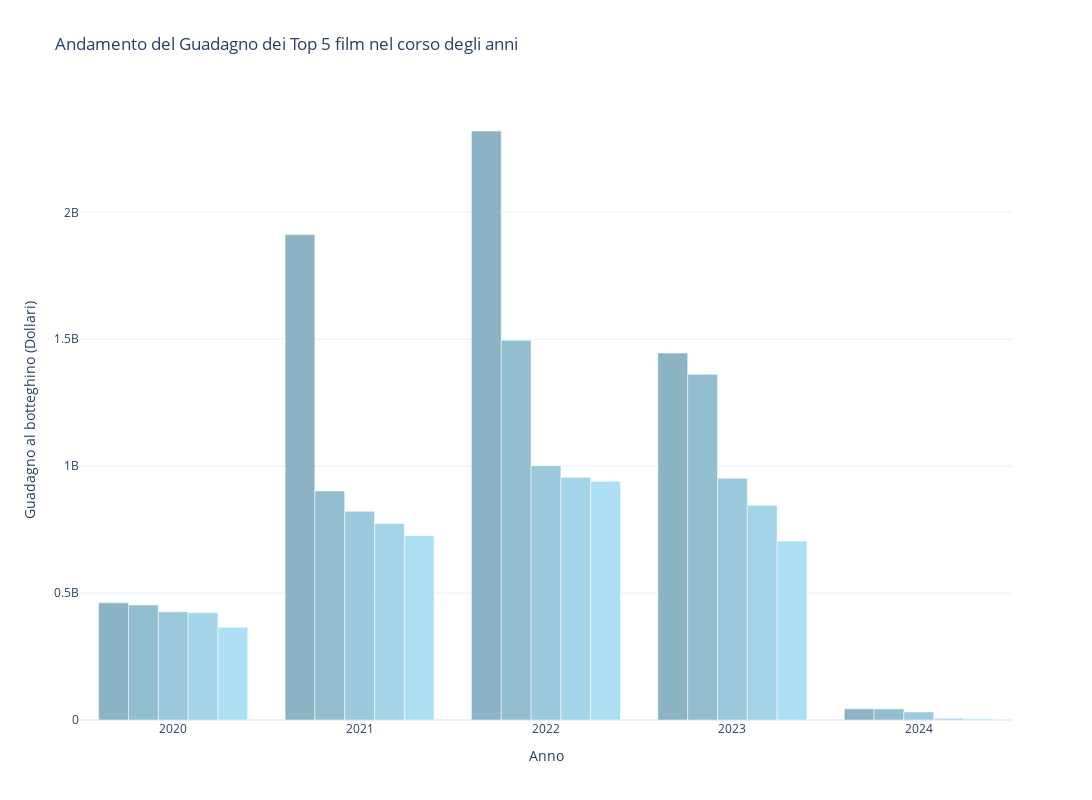

Notebook code for this chart:
### Code cell
import pandas as pd
import plotly.graph_objects as go
import re

# Soppressione degli avvertimenti
import warnings
warnings.simplefilter(action='ignore', category=FutureWarning)

def plot_top_movies_trends(selected_ranks, start_year, end_year):
    top_movies_data = []

    for year in range(start_year, end_year + 1):
        file_path = f'../csv_guadagni/ranking_summary_{year}.csv'

        try:
            df_data = pd.read_csv(file_path)
            df_data['worldwide'] = df_data['worldwide'].replace('[\$,]', '', regex=True).astype(float)
            df_data = df_data.sort_values(by='worldwide', ascending=False)

            match = re.search(r'_(\d{4})\.csv', file_path)
            if match:
                plot_year = int(match.group(1))
            else:
                plot_year = None

            for index, row in df_data.head(5).iterrows():
                if row['rank'] in selected_ranks:
                    top_movies_data.append({'Year': plot_year, 'Earnings': row['worldwide'],
                                            'Title': row['title'], 'Rank': row['rank']})
        except FileNotFoundError:
            print(f"File not found for year {year}")
            continue

    top_movies_df = pd.DataFrame(top_movies_data)
    top_movies_df = top_movies_df.sort_values(by=['Year', 'Rank'])

    # Definisci una lista di colori pastello personalizzati
    pastel_colors = ['#8bb3c4', '#93bed0', '#9cc9dc', '#a4d4e8', '#addff4']
    rank_labels = {1: 'Rank 1', 2: 'Rank 2', 3: 'Rank 3', 4: 'Rank 4', 5: 'Rank 5'}

    fig = go.Figure()

    for rank, color in zip(selected_ranks, pastel_colors):
        filtered_df = top_movies_df[top_movies_df['Rank'] == rank]
        fig.add_trace(go.Bar(
            x=filtered_df['Year'],
            y=filtered_df['Earnings'],
            name=rank_labels[rank],
            marker_color=color,
            hovertext=filtered_df['Title'],
            hoverinfo='text+y'  # Mostra solo il titolo del film e il guadagno nell'hover
        ))

    fig.update_layout(
        barmode='group',
        title='Andamento del Guadagno dei Top 5 film nel corso degli anni',
        xaxis_title='Anno',
        yaxis_title='Guadagno al botteghino (Dollari)',
        template='plotly_white',
        height=800,
        width=1500,
        showlegend=False
    )

    fig.write_html("../file_html/top_movies_trends3.html")
    fig.show()

# Seleziona i rank da mostrare e il range degli anni
plot_top_movies_trends([1, 2, 3, 4, 5], 2020, 2024)

### Figure 1 — Plotly figure (JSON) as saved in the notebook; plotly's stock layout.template omitted (floating-point values rounded to 4 significant figures)
{"data": [{"hoverinfo": "text+y", "hovertext": ["The Eight Hundred", "Spider-Man: No Way Home", "Avatar: The Way of Water", "Barbie", "Mean Girls"], "marker": {"color": "#8bb3c4"}, "name": "Rank 1", "x": [2020, 2021, 2022, 2023, 2024], "y": [461400000.0, 1912000000.0, 2320000000.0, 1446000000.0, 43940000.0], "type": "bar"}, {"hoverinfo": "text+y", "hovertext": ["Demon Slayer: Kimetsu no Yaiba - The Movie: Mugen Train", "The Battle at Lake Changjin", "Top Gun: Maverick", "The Super Mario Bros. Movie", "The Beekeeper"], "marker": {"color": "#93bed0"}, "name": "Rank 2", "x": [2020, 2021, 2022, 2023, 2024], "y": [453200000.0, 902500000.0, 1496000000.0, 1362000000.0, 43790000.0], "type": "bar"}, {"hoverinfo": "text+y", "hovertext": ["Bad Boys for Life", "Hi, Mom", "Jurassic World Dominion", "Oppenheimer", "Night Swim"], "marker": {"color": "#9cc9dc"}, "name": "Rank 3", "x": [2020, 2021, 2022, 2023, 2024], "y": [426500000.0, 822000000.0, 1002000000.0, 952600000.0, 31900000.0], "type": "bar"}, {"hoverinfo": "text+y", "hovertext": ["My People, My Homeland", "No Time to Die", "Doctor Strange in the Multiverse of Madness", "Guardians of the Galaxy Vol. 3", "Kleks Academy"], "marker": {"color": "#a4d4e8"}, "name": "Rank 4", "x": [2020, 2021, 2022, 2023, 2024], "y": [422400000.0, 774200000.0, 955800000.0, 845600000.0, 6825000.0], "type": "bar"}, {"hoverinfo": "text+y", "hovertext": ["Tenet", "F9: The Fast Saga", "Minions: The Rise of Gru", "Fast X", "Alienoid: The Return to the Future"], "marker": {"color": "#addff4"}, "name": "Rank 5", "x": [2020, 2021, 2022, 2023, 2024], "y": [365300000.0, 726200000.0, 940200000.0, 704900000.0, 4772000.0], "type": "bar"}], "layout": {"barmode": "group", "title": {"text": "Andamento del Guadagno dei Top 5 film nel corso degli anni"}, "xaxis": {"title": {"text": "Anno"}}, "yaxis": {"title": {"text": "Guadagno al botteghino (Dollari)"}}, "height": 800, "width": 1500, "showlegend": false}}
